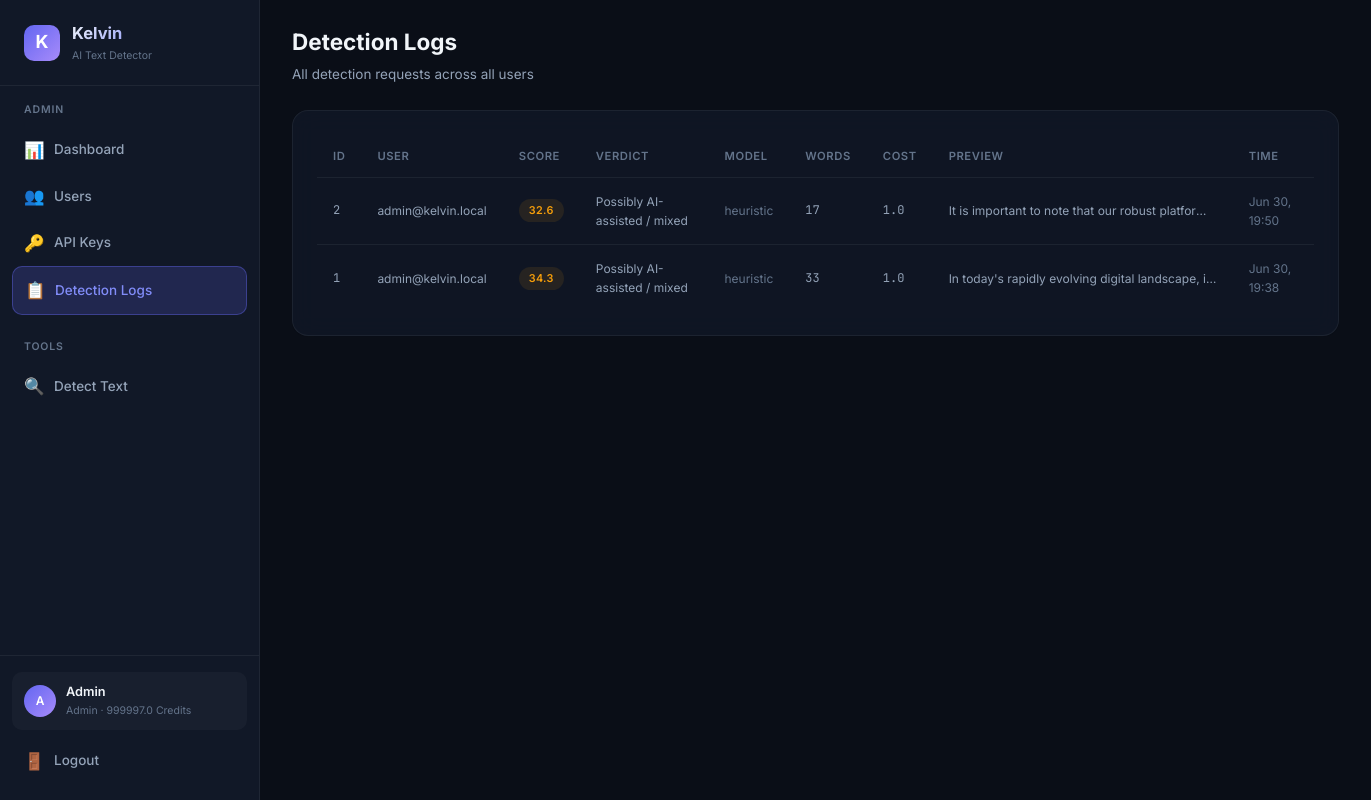
Before: /admin/logs (signed in) with the older database file.
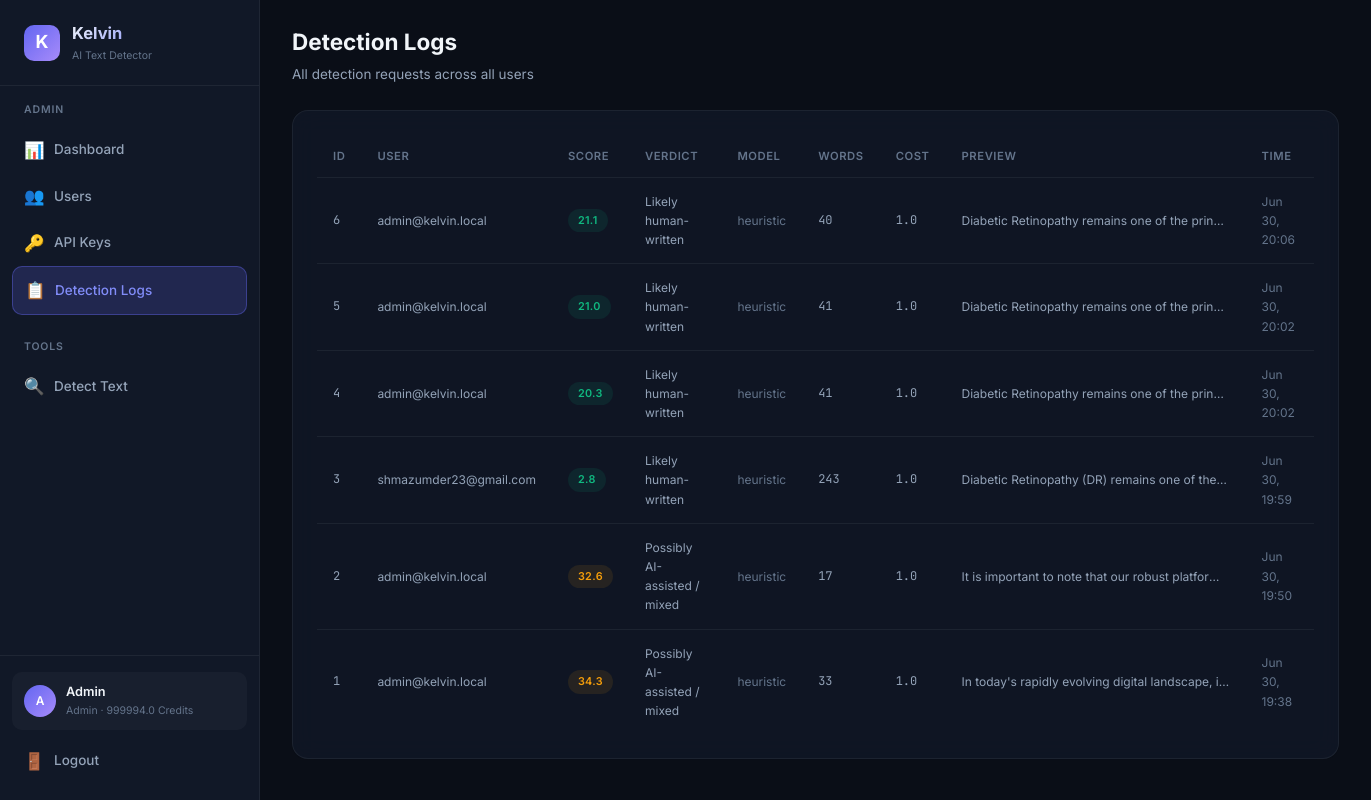
After: the same page with the newer database file.
### database.py (models this page shows, shortened)
class User(Base):
    __tablename__ = "users"
    id = Column(Integer, primary_key=True, autoincrement=True)
    email = Column(String(255), unique=True, nullable=False, index=True)
    password_hash = Column(String(255), nullable=False)
    display_name = Column(String(100), nullable=False)
    role = Column(String(20), nullable=False, default="user")  # "admin" or "user"
    balance = Column(Float, nullable=False, default=100.0)
    is_active = Column(Boolean, nullable=False, default=True)
    created_at = Column(DateTime, nullable=False, default=datetime.utcnow)
    api_keys = relationship("APIKeyRecord", back_populates="user", lazy="dynamic")
    detection_logs = relationship("DetectionLog", back_populates="user", lazy="dynamic")
    transactions = relationship("BalanceTransaction", back_populates="user", lazy="dynamic")

class DetectionLog(Base):
    __tablename__ = "detection_logs"
    id = Column(Integer, primary_key=True, autoincrement=True)
    user_id = Column(Integer, ForeignKey("users.id"), nullable=False, index=True)
    api_key_id = Column(Integer, ForeignKey("api_keys.id"), nullable=True)
    input_text = Column(Text, nullable=False)
    output_json = Column(Text, nullable=False)  # JSON string
    score = Column(Float, nullable=True)
    verdict = Column(String(50), nullable=True)
    model_used = Column(String(30), nullable=True)
    cost = Column(Float, nullable=False, default=1.0)
    word_count = Column(Integer, nullable=True)
    ip_address = Column(String(45), nullable=True)
    created_at = Column(DateTime, nullable=False, default=datetime.utcnow)
    user = relationship("User", back_populates="detection_logs")
    api_key = relationship("APIKeyRecord", back_populates="detection_logs")
    __table_args__ = (
        Index("idx_logs_user_created", "user_id", "created_at"),
    )

### detect-ai.py (the view)
@app.get("/admin/logs", response_class=HTMLResponse)
async def admin_logs_page(request: Request, db: Session = Depends(get_db_session)):
    _require_admin_web(request, db)
    logs = db.query(DetectionLog).order_by(desc(DetectionLog.created_at)).limit(200).all()
    for log in logs:
        u = db.query(User).filter(User.id == log.user_id).first()
        log.user_email = u.email if u else "unknown"
    return _render(request, db, "admin/logs.html", logs=logs)

### templates/admin/logs.html (shortened to what this page needs)
{% extends "base.html" %}
{% set active_page = 'admin-logs' %}
{% block page_header %}
<div class="page-header">
    <h2>Detection Logs</h2>
    <p>All detection requests across all users</p>
</div>
{% endblock %}
{% block content %}
<div class="card">
    {% if logs %}
    <div class="table-container">
        <table>
            <thead>
                <tr>
                    <th>ID</th>
                    <th>User</th>
                    <th>Score</th>
                    <th>Verdict</th>
                    <th>Model</th>
                    <th>Words</th>
                    <th>Cost</th>
                    <th>Preview</th>
                    <th>Time</th>
                </tr>
            </thead>
            <tbody>
                {% for log in logs %}
                <tr>
                    <td class="text-mono text-sm">{{ log.id }}</td>
                    <td class="text-sm">{{ log.user_email }}</td>
                    <td>
                        <span class="badge {% if log.score and log.score >= 60 %}badge-red{% elif log.score and log.score >= 30 %}badge-yellow{% else %}badge-green{% endif %}">
                            {{ log.score | round(1) if log.score else '—' }}
                        </span>
                    </td>
                    <td class="text-sm">{{ log.verdict or '—' }}</td>
                    <td class="text-sm text-muted">{{ log.model_used or '—' }}</td>
                    <td class="text-mono text-sm">{{ log.word_count or '—' }}</td>
                    <td class="text-mono text-sm">{{ log.cost }}</td>
                    <td class="truncate text-sm">{{ log.input_text[:60] }}{% if log.input_text|length > 60 %}...{% endif %}</td>
                    <td class="text-sm text-muted">{{ log.created_at.strftime('%b %d, %H:%M') if log.created_at else '—' }}</td>
                </tr>
                {% endfor %}
            </tbody>
        </table>
    </div>
    {% else %}
    <div class="empty-state">
        <div class="empty-icon">📋</div>
        <h3>No logs yet</h3>
        <p>Detection activity will appear here.</p>
    </div>
    {% endif %}
</div>
{% endblock %}

### templates/base.html (shortened to what this page needs)
<!DOCTYPE html>
<html lang="en">
<head>
    <link rel="stylesheet" href="/static/css/style.css">
</head>
<body>
    {% block body %}
    <div class="app-layout">
        <aside class="sidebar">
            <div class="sidebar-brand">
                <div class="brand-icon">K</div>
                <div>
                    <h1>Kelvin</h1>
                    <div class="brand-version">AI Text Detector</div>
                </div>
            </div>
            <nav class="sidebar-nav">
                {% if user and user.role == 'admin' %}
                <div class="nav-section">
                    <div class="nav-section-title">Admin</div>
                    <a href="/admin/dashboard" class="nav-link {% if active_page == 'admin-dashboard' %}active{% endif %}">
                        <span class="nav-icon">📊</span> Dashboard
                    </a>
                    <a href="/admin/users" class="nav-link {% if active_page == 'admin-users' %}active{% endif %}">
                        <span class="nav-icon">👥</span> Users
                    </a>
                    <a href="/admin/keys" class="nav-link {% if active_page == 'admin-keys' %}active{% endif %}">
                        <span class="nav-icon">🔑</span> API Keys
                    </a>
                    <a href="/admin/logs" class="nav-link {% if active_page == 'admin-logs' %}active{% endif %}">
                        <span class="nav-icon">📋</span> Detection Logs
                    </a>
                </div>
                <div class="nav-section">
                    <div class="nav-section-title">Tools</div>
                    <a href="/dashboard/detect" class="nav-link {% if active_page == 'detect' %}active{% endif %}">
                        <span class="nav-icon">🔍</span> Detect Text
                    </a>
                </div>
                {% endif %}
            </nav>
            {% if user %}
            <div class="sidebar-footer">
                <div class="sidebar-user">
                    <div class="user-avatar">{{ user.display_name[0] | upper }}</div>
                    <div class="user-info">
                        <div class="user-name">{{ user.display_name }}</div>
                        <div class="user-role">{{ user.role }} · {{ user.balance | round(1) }} credits</div>
                    </div>
                </div>
                <a href="/logout" class="nav-link" style="margin-top: 8px;">
                    <span class="nav-icon">🚪</span> Logout
                </a>
            </div>
            {% endif %}
        </aside>
        <main class="main-content">
            {% block page_header %}{% endblock %}
            <div class="page-body">
                {% block content %}{% endblock %}
            </div>
        </main>
    </div>
    {% endblock %}
</body>
</html>

Changed rows visible on the page:
changed User "Admin": balance "999997.0" → "999994.0"
added DetectionLog: id "6", user_email "admin@kelvin.local", score "21.1", verdict "Likely human-written", model_used "heuristic", word_count "40", cost "1.0", input_text "Diabetic Retinopathy remains one of the prin…", created_at "Jun 30, 20:06"
added DetectionLog: id "5", user_email "admin@kelvin.local", score "21.0", verdict "Likely human-written", model_used "heuristic", word_count "41", cost "1.0", input_text "Diabetic Retinopathy remains one of the prin…", created_at "Jun 30, 20:02"
added DetectionLog: id "4", user_email "admin@kelvin.local", score "20.3", verdict "Likely human-written", model_used "heuristic", word_count "41", cost "1.0", input_text "Diabetic Retinopathy remains one of the prin…", created_at "Jun 30, 20:02"
added DetectionLog: id "3", user_email "shmazumder23@gmail.com", score "2.8", verdict "Likely human-written", model_used "heuristic", word_count "243", cost "1.0", input_text "Diabetic Retinopathy (DR) remains one of the…", created_at "Jun 30, 19:59"
